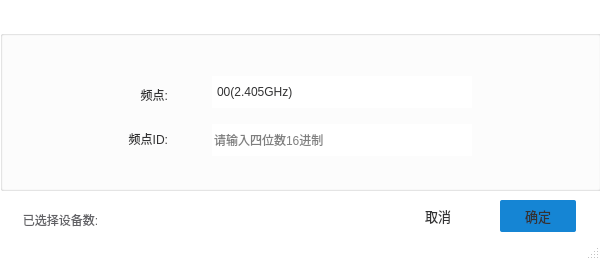
<?xml version="1.0" encoding="UTF-8"?>
<ui version="4.0">
 <class>tool_change</class>
 <widget class="QMainWindow" name="tool_change">
  <property name="geometry">
   <rect>
    <x>0</x>
    <y>0</y>
    <width>600</width>
    <height>260</height>
   </rect>
  </property>
  <property name="minimumSize">
   <size>
    <width>600</width>
    <height>260</height>
   </size>
  </property>
  <property name="maximumSize">
   <size>
    <width>600</width>
    <height>260</height>
   </size>
  </property>
  <property name="windowTitle">
   <string>修改Zigbee主站</string>
  </property>
  <property name="styleSheet">
   <string notr="true">
QMainWindow
{
	background-color: rgb(255, 255, 255);
}</string>
  </property>
  <property name="animated">
   <bool>true</bool>
  </property>
  <widget class="QWidget" name="centralwidget">
   <widget class="QGroupBox" name="groupBox">
    <property name="geometry">
     <rect>
      <x>0</x>
      <y>30</y>
      <width>601</width>
      <height>161</height>
     </rect>
    </property>
    <property name="title">
     <string/>
    </property>
    <widget class="QGroupBox" name="groupBox_2">
     <property name="geometry">
      <rect>
       <x>200</x>
       <y>30</y>
       <width>285</width>
       <height>110</height>
      </rect>
     </property>
     <property name="minimumSize">
      <size>
       <width>285</width>
       <height>110</height>
      </size>
     </property>
     <property name="maximumSize">
      <size>
       <width>285</width>
       <height>110</height>
      </size>
     </property>
     <property name="styleSheet">
      <string notr="true">QGroupBox
{
	border : none;

}</string>
     </property>
     <property name="title">
      <string/>
     </property>
     <layout class="QGridLayout" name="gridLayout">
      <property name="leftMargin">
       <number>0</number>
      </property>
      <property name="topMargin">
       <number>0</number>
      </property>
      <property name="rightMargin">
       <number>0</number>
      </property>
      <property name="bottomMargin">
       <number>0</number>
      </property>
      <item row="0" column="0">
       <widget class="QComboBox" name="comboBox">
        <property name="minimumSize">
         <size>
          <width>260</width>
          <height>32</height>
         </size>
        </property>
        <property name="maximumSize">
         <size>
          <width>260</width>
          <height>32</height>
         </size>
        </property>
        <property name="styleSheet">
         <string notr="true">QComboBox{
	
	color: rgb(50, 50, 51);
	border : none;
}
QComboBox::down-arrow{
	image: url(:/png/shuncom_ico/png_ico/下拉4.png);
	hight : 16px;
	width : 16px;
	
}
QComboBox::drop-down{
	border-style: none;
}</string>
        </property>
        <item>
         <property name="text">
          <string>00(2.405GHz)</string>
         </property>
        </item>
        <item>
         <property name="text">
          <string>01(2.410GHz)</string>
         </property>
        </item>
        <item>
         <property name="text">
          <string>02(2.415GHz)</string>
         </property>
        </item>
        <item>
         <property name="text">
          <string>03(2.420GHz)</string>
         </property>
        </item>
        <item>
         <property name="text">
          <string>04(2.425GHz)</string>
         </property>
        </item>
        <item>
         <property name="text">
          <string>05(2.430GHz)</string>
         </property>
        </item>
        <item>
         <property name="text">
          <string>06(2.435GHz)</string>
         </property>
        </item>
        <item>
         <property name="text">
          <string>07(2.440GHz)</string>
         </property>
        </item>
        <item>
         <property name="text">
          <string>08(2.445GHz)</string>
         </property>
        </item>
        <item>
         <property name="text">
          <string>09(2.450GHz)</string>
         </property>
        </item>
        <item>
         <property name="text">
          <string>0A(2.455GHz)</string>
         </property>
        </item>
        <item>
         <property name="text">
          <string>0B(2.460GHz)</string>
         </property>
        </item>
        <item>
         <property name="text">
          <string>0C(2.465GHz)</string>
         </property>
        </item>
        <item>
         <property name="text">
          <string>0D(2.470GHz)</string>
         </property>
        </item>
        <item>
         <property name="text">
          <string>0E(2.475GHz)</string>
         </property>
        </item>
        <item>
         <property name="text">
          <string>0F(2.480GHz)</string>
         </property>
        </item>
       </widget>
      </item>
      <item row="1" column="0">
       <widget class="QLineEdit" name="lineEdit">
        <property name="minimumSize">
         <size>
          <width>260</width>
          <height>32</height>
         </size>
        </property>
        <property name="maximumSize">
         <size>
          <width>260</width>
          <height>32</height>
         </size>
        </property>
        <property name="styleSheet">
         <string notr="true">border : none;</string>
        </property>
        <property name="placeholderText">
         <string>请输入四位数16进制</string>
        </property>
       </widget>
      </item>
     </layout>
    </widget>
    <widget class="QGroupBox" name="groupBox_3">
     <property name="geometry">
      <rect>
       <x>89</x>
       <y>30</y>
       <width>91</width>
       <height>110</height>
      </rect>
     </property>
     <property name="minimumSize">
      <size>
       <width>0</width>
       <height>110</height>
      </size>
     </property>
     <property name="maximumSize">
      <size>
       <width>16777215</width>
       <height>110</height>
      </size>
     </property>
     <property name="styleSheet">
      <string notr="true">QGroupBox
{
	border : none;

}</string>
     </property>
     <property name="title">
      <string/>
     </property>
     <layout class="QGridLayout" name="gridLayout_2">
      <item row="0" column="0">
       <widget class="QLabel" name="label">
        <property name="styleSheet">
         <string notr="true">color: rgb(50, 50, 51);</string>
        </property>
        <property name="text">
         <string>频点:</string>
        </property>
        <property name="alignment">
         <set>Qt::AlignRight|Qt::AlignTrailing|Qt::AlignVCenter</set>
        </property>
       </widget>
      </item>
      <item row="1" column="0">
       <widget class="QLabel" name="label_2">
        <property name="styleSheet">
         <string notr="true">color: rgb(50, 50, 51);</string>
        </property>
        <property name="text">
         <string>频点ID:</string>
        </property>
        <property name="alignment">
         <set>Qt::AlignRight|Qt::AlignTrailing|Qt::AlignVCenter</set>
        </property>
       </widget>
      </item>
     </layout>
    </widget>
   </widget>
   <widget class="QWidget" name="layoutWidget">
    <property name="geometry">
     <rect>
      <x>10</x>
      <y>210</y>
      <width>157</width>
      <height>19</height>
     </rect>
    </property>
    <layout class="QHBoxLayout" name="horizontalLayout_2">
     <item>
      <widget class="QLabel" name="label_3">
       <property name="styleSheet">
        <string notr="true">color: rgb(98, 98, 102);</string>
       </property>
       <property name="text">
        <string>已选择设备数:</string>
       </property>
       <property name="alignment">
        <set>Qt::AlignCenter</set>
       </property>
      </widget>
     </item>
     <item>
      <widget class="QLabel" name="label_4">
       <property name="minimumSize">
        <size>
         <width>50</width>
         <height>0</height>
        </size>
       </property>
       <property name="maximumSize">
        <size>
         <width>50</width>
         <height>16777215</height>
        </size>
       </property>
       <property name="text">
        <string/>
       </property>
      </widget>
     </item>
    </layout>
   </widget>
   <widget class="QPushButton" name="pushButton_2">
    <property name="geometry">
     <rect>
      <x>400</x>
      <y>200</y>
      <width>76</width>
      <height>32</height>
     </rect>
    </property>
    <property name="minimumSize">
     <size>
      <width>76</width>
      <height>32</height>
     </size>
    </property>
    <property name="maximumSize">
     <size>
      <width>76</width>
      <height>32</height>
     </size>
    </property>
    <property name="styleSheet">
     <string notr="true">/*按钮普通态*/
QPushButton
{
    /*字体为微软雅黑*/
    font-family:Microsoft Yahei;
    /*字体大小为20点*/
    font-size:10pt;
    /*字体颜色*/ 
	color: rgb(50, 50, 51);
 	/*背景颜色*/  
    background-color:rgb(255,255,255);
    /*边框圆角半径为8像素*/ 
    border-radius:2px;
	width:65px;
}
 
/*按钮停留态*/
QPushButton:hover
{
   /*背景颜色*/  
    background-color: rgb(85, 170, 255);
}
 
/*按钮按下态*/
QPushButton:pressed
{
    /*背景颜色*/  
 	background-color:rgb(170 , 255 , 255);
    /*左内边距为3像素，让按下时字向右移动3像素*/  
    padding-left:3px;
    /*上内边距为3像素，让按下时字向下移动3像素*/  
    padding-top:3px;
}</string>
    </property>
    <property name="text">
     <string>取消</string>
    </property>
   </widget>
   <widget class="QPushButton" name="pushButton">
    <property name="geometry">
     <rect>
      <x>500</x>
      <y>200</y>
      <width>76</width>
      <height>32</height>
     </rect>
    </property>
    <property name="minimumSize">
     <size>
      <width>76</width>
      <height>32</height>
     </size>
    </property>
    <property name="maximumSize">
     <size>
      <width>76</width>
      <height>32</height>
     </size>
    </property>
    <property name="styleSheet">
     <string notr="true">/*按钮普通态*/
QPushButton
{
    /*字体为微软雅黑*/
    font-family:Microsoft Yahei;
    /*字体大小为20点*/
    font-size:10pt;
    /*字体颜色*/ 
	color: rgb(50, 50, 51);
 	/*背景颜色*/  
    background-color: rgb(21, 133, 212);
    /*边框圆角半径为8像素*/ 
    border-radius:2px;
	width:65px;
}
 
/*按钮停留态*/
QPushButton:hover
{
   /*背景颜色*/  
    background-color: rgb(85, 170, 255);
}
 
/*按钮按下态*/
QPushButton:pressed
{
    /*背景颜色*/  
 	background-color:rgb(170 , 255 , 255);
    /*左内边距为3像素，让按下时字向右移动3像素*/  
    padding-left:3px;
    /*上内边距为3像素，让按下时字向下移动3像素*/  
    padding-top:3px;
}</string>
    </property>
    <property name="text">
     <string>确定</string>
    </property>
   </widget>
  </widget>
  <widget class="QStatusBar" name="statusbar"/>
 </widget>
 <resources>
  <include location="../../shuncom_qrc.qrc"/>
 </resources>
 <connections/>
</ui>
